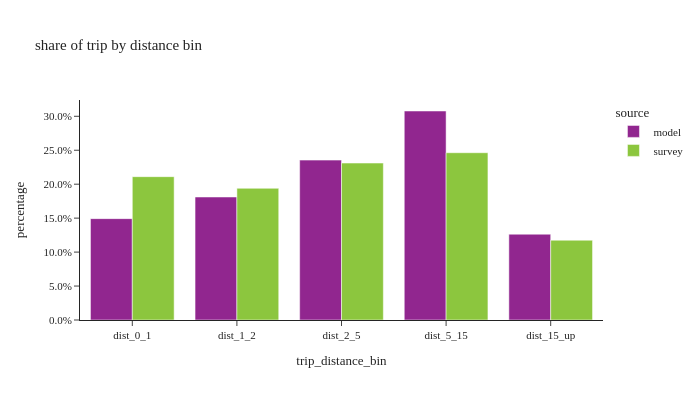

The cell this chart's notebook holds for it:
### Code cell
util.plot_share_barchart(trip_data, 'trip_weight', 'trip_distance_bin', title="share of trip by distance bin")

### Figure 1 — Plotly figure (JSON) as saved in the notebook; plotly's stock layout.template omitted (floating-point values rounded to 4 significant figures)
{"data": [{"alignmentgroup": "True", "customdata": [[1863304], [2261118], [2939002], [3842042], [1577207]], "hovertemplate": "source=model<br>trip_distance_bin=%{x}<br>percentage=%{y}<br>sample_size=%{customdata[0]}<extra></extra>", "legendgroup": "model", "marker": {"color": "#91268F", "pattern": {"shape": ""}}, "name": "model", "offsetgroup": "model", "orientation": "v", "showlegend": true, "textposition": "auto", "type": "bar", "x": ["dist_0_1", "dist_1_2", "dist_2_5", "dist_5_15", "dist_15_up"], "xaxis": "x", "y": [0.1493, 0.1811, 0.2354, 0.3078, 0.1264], "yaxis": "y"}, {"alignmentgroup": "True", "customdata": [[11518], [6980], [9080], [7853], [3289]], "hovertemplate": "source=survey<br>trip_distance_bin=%{x}<br>percentage=%{y}<br>sample_size=%{customdata[0]}<extra></extra>", "legendgroup": "survey", "marker": {"color": "#8CC63E", "pattern": {"shape": ""}}, "name": "survey", "offsetgroup": "survey", "orientation": "v", "showlegend": true, "textposition": "auto", "type": "bar", "x": ["dist_0_1", "dist_1_2", "dist_2_5", "dist_5_15", "dist_15_up"], "xaxis": "x", "y": [0.2111, 0.1939, 0.2311, 0.2463, 0.1175], "yaxis": "y"}], "layout": {"barmode": "group", "height": 400, "legend": {"title": {"text": "source"}, "tracegroupgap": 0}, "title": {"text": "share of trip by distance bin"}, "width": 700, "xaxis": {"anchor": "y", "domain": [0, 1], "title": {"text": "trip_distance_bin"}}, "yaxis": {"anchor": "x", "domain": [0, 1], "tickformat": ".1%", "title": {"text": "percentage"}}}}
